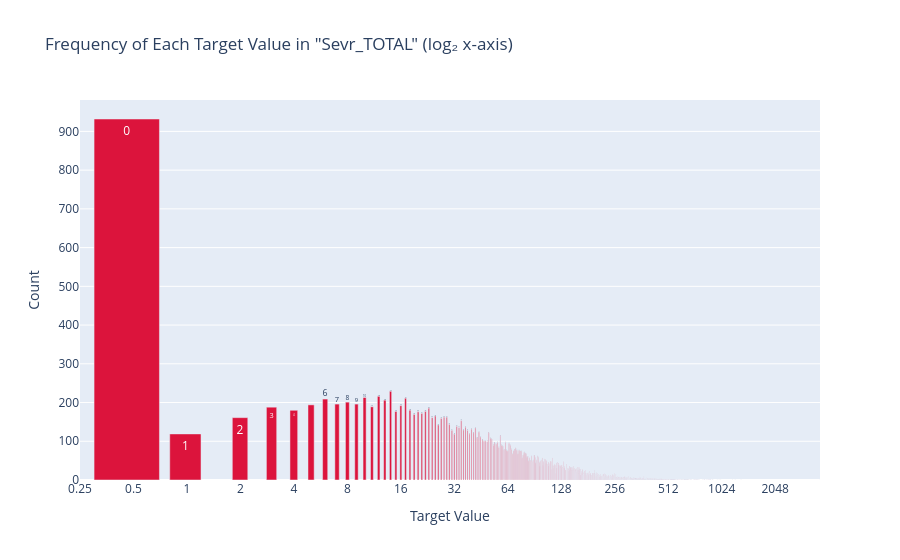

Notebook code cell kept with this figure:
### Code cell
plot_log2_frequency(dataset, 'Sevr_TOTAL')

### Figure 1 — Plotly figure (JSON) as saved in the notebook; plotly's stock layout.template omitted (floating-point values rounded to 4 significant figures; data arrays with more than 128 entries replaced by an {"elided": "..."} marker saying what was removed)
{"data": [{"hovertemplate": "Value: %{text}<br>Count: %{y}<extra></extra>", "marker": {"color": "crimson"}, "text": {"elided": "564 str values"}, "type": "bar", "x": {"elided": "564 float values"}, "y": {"elided": "564 int values"}}], "layout": {"title": {"text": "Frequency of Each Target Value in \"Sevr_TOTAL\" (log₂ x-axis)"}, "xaxis": {"dtick": 0.301, "title": {"text": "Target Value"}, "type": "log"}, "yaxis": {"title": {"text": "Count"}}}}
